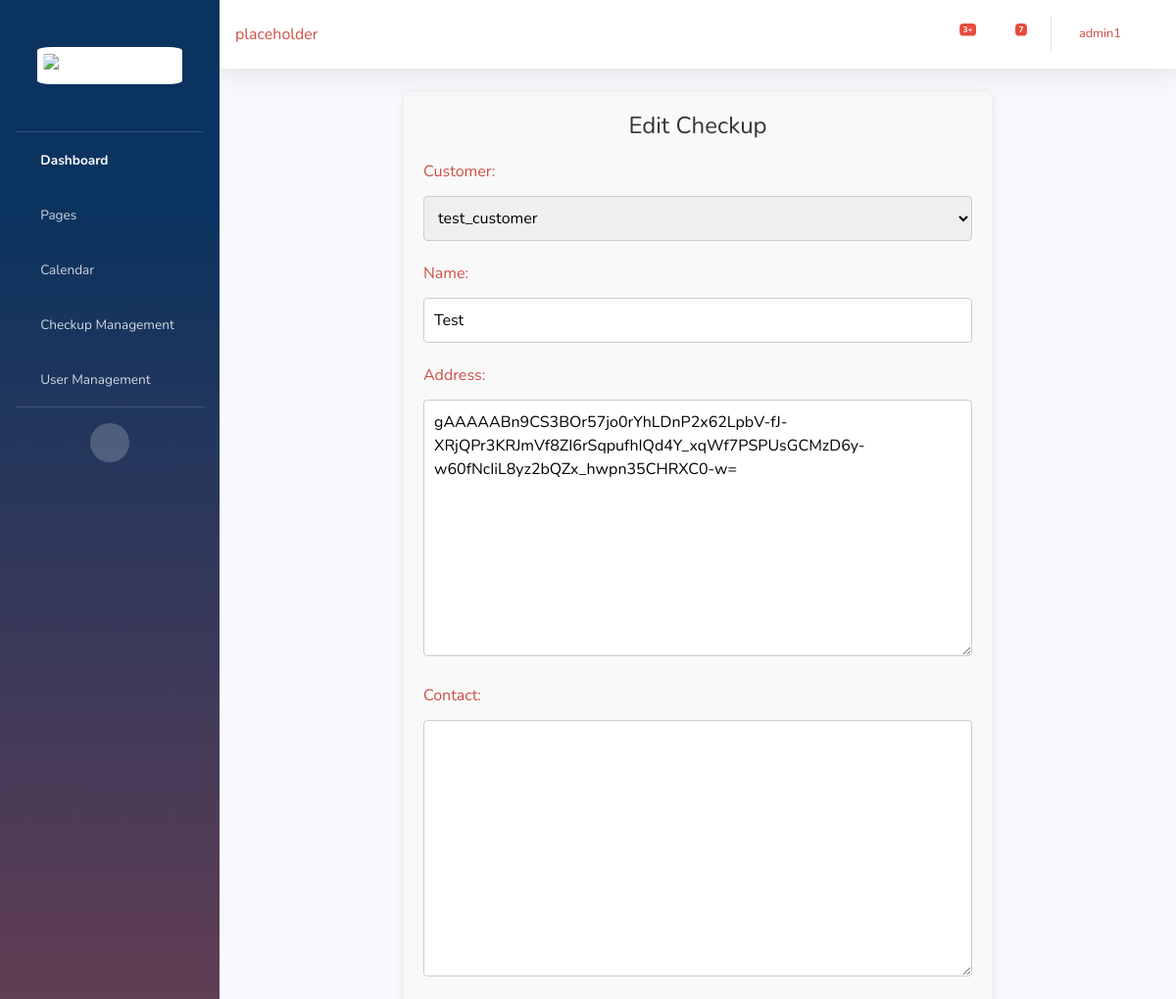
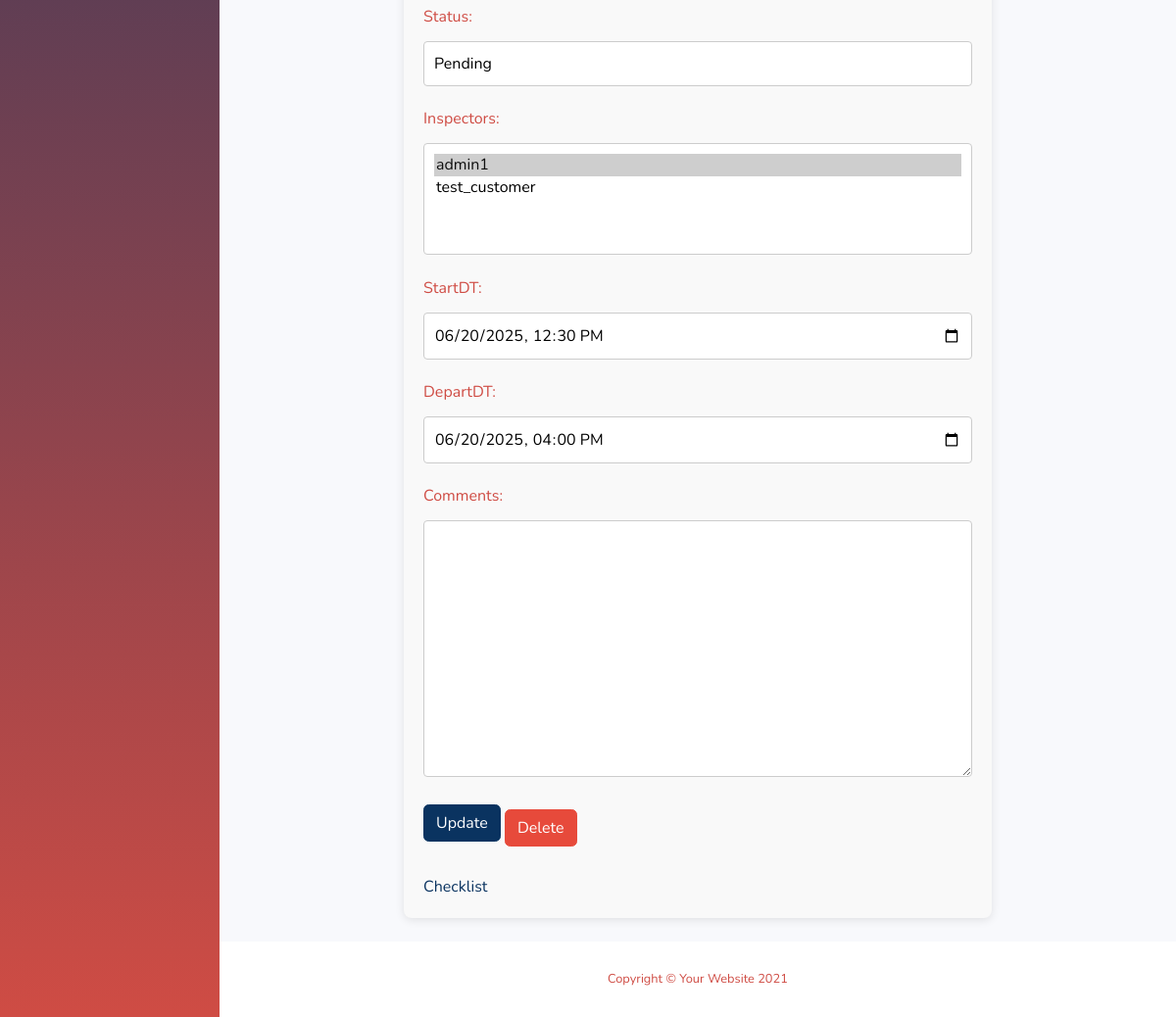
Page /info/1/ (signed in) on the committed database (2 pictures, top to bottom).
### app/models.py (models this page shows, shortened)
class Checkup(models.Model):
    customer = models.ForeignKey(User, on_delete=models.CASCADE, blank=True,null=True)
    name = models.CharField(max_length=50,default="Unnamed")
    address = EncryptedCharField(max_length=100)
    contact = EncryptedCharField(max_length=150,blank=True,null=True)
    status = models.CharField(max_length=50,default='Pending')
    inspectors = models.ManyToManyField(User, related_name='inspector', default=1)
    startDT = models.DateTimeField(null=True)
    departDT = models.DateTimeField(null=True)
    comments = models.TextField(blank=True,null=True)

### app/views.py (the view)
# urls.py: path('info/<int:checkup_id>/', checkupCreate, name='Edit'),
@login_required
def checkupCreate(request, checkup_id=None):
    if checkup_id:
        checkup = get_object_or_404(Checkup, id=checkup_id)
        if (request.user==checkup.customer) and (request.user not in checkup.inspectors.all()):
            context = {'checkup': checkup,'percentage':checkup.completion_percentage()}
            return render(request, 'customerView.html', Context(request,context))
        else:
            if request.user not in checkup.inspectors.all():
                return redirect('Home')  # Redirect to a permission denied page or another page
    else:
        checkup = None
    if not is_user_in_group(request.user, 'Inspector'):
        return redirect('Home')
    if request.method == 'POST':
        if 'delete' in request.POST:
            checkup.delete()
            return redirect('management')  # Redirect to a list view after deletion
        else:
            form = CheckupForm(request.POST, instance=checkup)
            if form.is_valid():
                form.save()
                return redirect('management')  # Redirect to a list view or detail view after saving
    else:
        form = CheckupForm(instance=checkup)
    context = {
        'form': form,
        'checkup': checkup,
    }
    return render(request, 'create.html', Context(request,context))

### app/forms.py
class CheckupForm(forms.ModelForm):
    class Meta:
        model = Checkup
        fields = ['customer', 'name', 'address', 'contact', 'status', 'inspectors', 'startDT', 'departDT','comments']
        widgets = {
            'inspectors': forms.SelectMultiple(),
            'startDT': forms.DateTimeInput(attrs={'type': 'datetime-local'}),
            'departDT': forms.DateTimeInput(attrs={'type': 'datetime-local'}),
        }
    def __init__(self, *args, **kwargs):
        super(CheckupForm, self).__init__(*args, **kwargs)
        inspectors_group = Group.objects.get(name='Inspector')
        self.fields['inspectors'].queryset = User.objects.filter(groups=inspectors_group)

### app/models.py (called while the page is built)
def Context(request, extra=None):
    BasicContext = {'user':request.user}
    if extra != None:
        return {k: v for d in (BasicContext, extra) for k, v in d.items()}
    else:
        return BasicContext

### app/views.py (called while the page is built)
def is_user_in_group(user, group_name):
    try:
        group = Group.objects.get(name=group_name)
    except Group.DoesNotExist:
        return False
    return group in user.groups.all()

### app/templates/create.html (shortened to what this page needs)
{% extends 'base.html' %} {% block content %}
<div class="container2 my-4">
  <h2 class="text-center">{% if checkup %}Edit{% else %}Create{% endif %} Checkup</h2>
  <form method="post">
    <div class="mb-3">{{ form.as_p }}</div>
    <button type="submit" class="btn btn-primary">
      {% if checkup %}Update{% else %}Create{% endif %}
    </button>
    {% if checkup %}
    <button type="submit" name="delete" class="btn btn-danger">Delete</button>
    {% endif %}
  </form>
  <br />
  {% if checkup != None %}
  <a href="{% url 'checks' checkup_id=checkup.id %}">Checklist</a>
  {% endif %}
</div>
{% endblock %}

### app/templates/base.html (shortened to what this page needs)
<!DOCTYPE html>
{% load static %}
<html lang="en">
  <head>
    <link
      href="{% static 'vendor/fontawesome-free/css/all.min.css' %}"
      rel="stylesheet"
      type="text/css"
    />
    <link href="{% static 'css/sb-admin-2.css' %}" rel="stylesheet" />
  </head>
  <body id="page-top">
    <div id="wrapper">
      <ul class="navbar-nav bg-gradient-primary sidebar sidebar-dark accordion" id="accordionSidebar">
        <a
          class="sidebar-brand d-flex align-items-center justify-content-center"
          href="https://www.rebelcheck.com/"
          target="_blank"
        >
          <div class="sidebar-brand-text mx-3">
            <img src="{% static 'img/RebelCheckLogo.png' %}" alt="Rebel Check" class="RebCheckLogo" />
          </div>
        </a>
        <hr class="sidebar-divider my-0" />
        <li class="nav-item active">
          <a class="nav-link" href="{% url 'Home' %}">
            <i class="fas fa-fw fa-tachometer-alt"></i>
            <span>Dashboard</span></a
          >
        </li>
        <li class="nav-item">
          <a
            class="nav-link collapsed"
            href="#"
            data-toggle="collapse"
            data-target="#collapsePages"
            aria-expanded="true"
            aria-controls="collapsePages"
          >
            <i class="fas fa-fw fa-folder"></i>
            <span>Pages</span>
          </a>
        </li>
        <li class="nav-item">
          <a class="nav-link" href="{% url 'calendar' %}">
            <i class="fas fa-fw fa-table"></i>
            <span>Calendar</span></a
          >
        </li>
        {% if user.groups.all.0.name == 'Inspector' %}
        <li class="nav-item">
          <a class="nav-link" href="{% url 'management' %}">
            <i class="fas fa-fw fa-wrench"></i>
            <span>Checkup Management</span></a
          >
        </li>
        <li class="nav-item">
          <a class="nav-link" href="{% url 'accounts' %}">
            <i class="fas fa-user fa-sm fa-fw"></i>
            <span>User Management</span></a
          >
        </li>
        {% endif %}
        <hr class="sidebar-divider d-none d-md-block" />
        <div class="text-center d-none d-md-inline">
          <button class="rounded-circle border-0" id="sidebarToggle"></button>
        </div>
      </ul>
      <div id="content-wrapper" class="d-flex flex-column">
        <div id="content">
          <nav class="navbar navbar-expand navbar-light bg-white topbar mb-4 static-top shadow">
            <div class="input-group">placeholder</div>
            <ul class="navbar-nav ml-auto">
              <li class="nav-item dropdown no-arrow mx-1">
                <a
                  class="nav-link dropdown-toggle"
                  href="#"
                  id="alertsDropdown"
                  role="button"
                  data-toggle="dropdown"
                  aria-haspopup="true"
                  aria-expanded="false"
                >
                  <i class="fas fa-bell fa-fw"></i>
                  <span class="badge badge-danger badge-counter">3+</span>
                </a>
              </li>
              <li class="nav-item dropdown no-arrow mx-1">
                <a
                  class="nav-link dropdown-toggle"
                  href="#"
                  id="messagesDropdown"
                  role="button"
                  data-toggle="dropdown"
                  aria-haspopup="true"
                  aria-expanded="false"
                >
                  <i class="fas fa-envelope fa-fw"></i>
                  <span class="badge badge-danger badge-counter">7</span>
                </a>
              </li>
              <li class="nav-item dropdown no-arrow">
                <a
                  class="nav-link dropdown-toggle"
                  href="#"
                  id="userDropdown"
                  role="button"
                  data-toggle="dropdown"
                  aria-haspopup="true"
                  aria-expanded="false"
                >
                  <span class="mr-2 d-none d-lg-inline text-gray-600 small">{{ user.username }}</span>
                  <i class="fas fa-fw fa-cog"></i>
                </a>
              </li>
            </ul>
          </nav>
          {% block content %}{% endblock %}
        </div>
        <footer class="sticky-footer bg-white">
          <div class="container my-auto">
            <div class="copyright text-center my-auto">
              <span>Copyright &copy; Your Website 2021</span>
            </div>
          </div>
        </footer>
      </div>
    </div>
  </body>
</html>

### app/templates/create.html (style rules this page uses)
.container2 { width: 100%; max-width: 600px; margin: 0 auto; padding: 20px; background-color: #f9f9f9; border-radius: 8px; box-shadow: 0 2px 10px rgba(0, 0, 0, 0.1); }
h2.text-center { text-align: center; font-size: 24px; color: #333; margin-bottom: 20px; }
.mb-3 { margin-bottom: 15px; }
form input, form select, form textarea { width: 100%; padding: 10px; margin: 5px 0; border: 1px solid #ccc; border-radius: 4px; box-sizing: border-box; font-size: 16px; }
button:not(:last-child) { margin-bottom: 10px; }

### rows in the picture
Checkup: customer "test_customer", name "Test", address "gAAAAABn9CS3BOr57jo0rYhLDnP2x62LpbV-fJ-XRjQPr3KRJmVf8ZI6rSqpufhIQd4Y_xqWf7PSPUsGCMzD6y-w60fNcIiL8yz2bQZx_hwpn35CHRXC0-w=", status "Pending", startDT "06/20/2025 12:30", departDT "06/20/2025 16:00"

### other values in the picture
{{ user.username }} "admin1"
